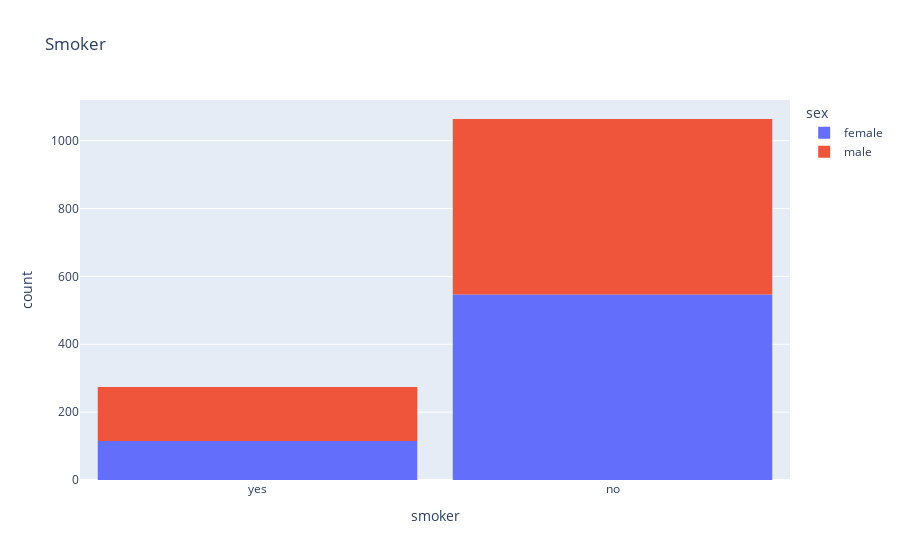

The notebook cell this image was saved under:
### Code cell
fig = px.histogram(df,x='smoker',color='sex',title='Smoker')
fig.update_layout(bargap=0.1)
fig.show()

### Figure 1 — Plotly figure (JSON) as saved in the notebook; plotly's stock layout.template omitted (floating-point values rounded to 4 significant figures; data arrays with more than 128 entries replaced by an {"elided": "..."} marker saying what was removed)
{"data": [{"alignmentgroup": "True", "bingroup": "x", "hovertemplate": "sex=female<br>smoker=%{x}<br>count=%{y}<extra></extra>", "legendgroup": "female", "marker": {"color": "#636efa", "pattern": {"shape": ""}}, "name": "female", "offsetgroup": "female", "orientation": "v", "showlegend": true, "type": "histogram", "x": {"elided": "662 str values"}, "xaxis": "x", "yaxis": "y"}, {"alignmentgroup": "True", "bingroup": "x", "hovertemplate": "sex=male<br>smoker=%{x}<br>count=%{y}<extra></extra>", "legendgroup": "male", "marker": {"color": "#EF553B", "pattern": {"shape": ""}}, "name": "male", "offsetgroup": "male", "orientation": "v", "showlegend": true, "type": "histogram", "x": {"elided": "676 str values"}, "xaxis": "x", "yaxis": "y"}], "layout": {"autosize": true, "bargap": 0.1, "barmode": "relative", "legend": {"title": {"text": "sex"}, "tracegroupgap": 0}, "title": {"text": "Smoker"}, "xaxis": {"anchor": "y", "autorange": true, "domain": [0, 1], "range": [-0.5, 1.5], "title": {"text": "smoker"}, "type": "category"}, "yaxis": {"anchor": "x", "autorange": true, "domain": [0, 1], "range": [0, 1120], "title": {"text": "count"}}}}
